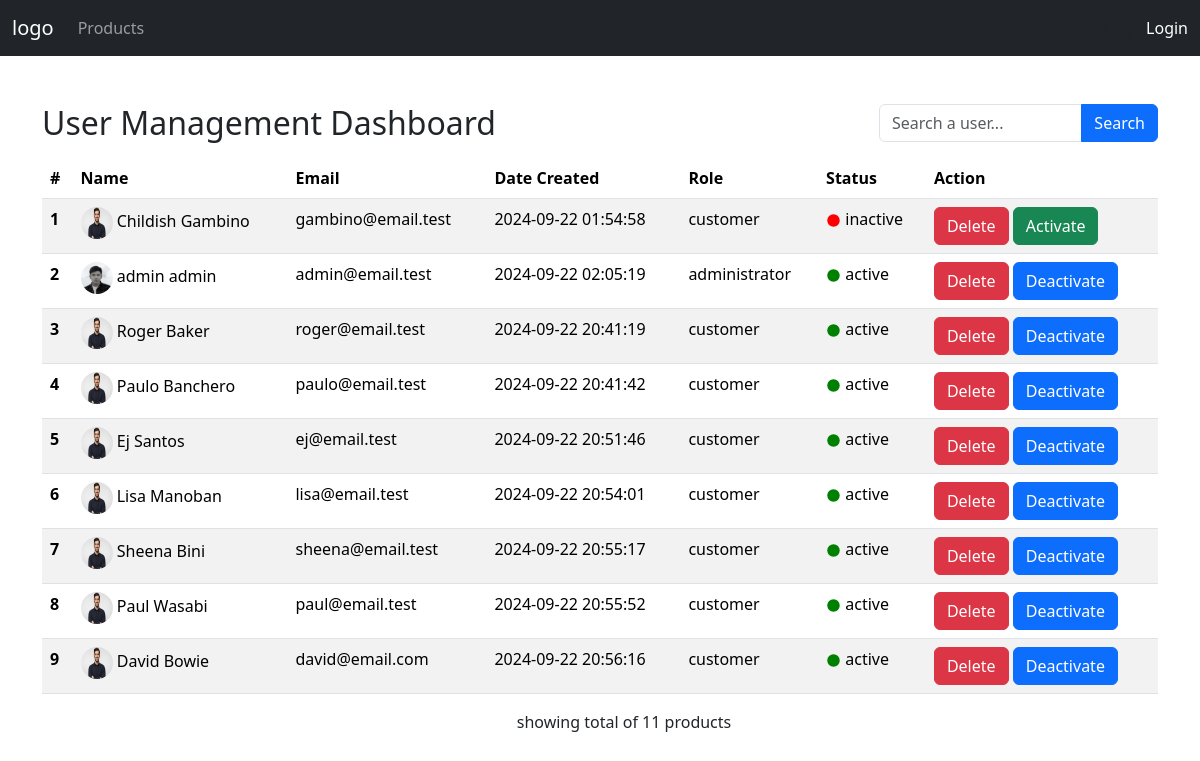
/userAdminDashboard.php, run on the app's committed database.
### tables this page shows
CREATE TABLE `users` (
  `ID` int NOT NULL,
  `user_image` varchar(255) DEFAULT NULL,
  `email` varchar(255) NOT NULL,
  `password` varchar(255) NOT NULL,
  `first_name` varchar(255) DEFAULT NULL,
  `last_name` varchar(255) DEFAULT NULL,
  `role` varchar(255) DEFAULT NULL,
  `status` varchar(255) DEFAULT NULL,
  `created_at` datetime NOT NULL DEFAULT CURRENT_TIMESTAMP
);

### usersController.php (called while the page is built, shortened)
<?php
class Users extends DbConnection
{
    public function getAllUsers($currentPage, $itemsPerPage,$searchTerm)
    {
        try {
            $pdo = $this->connect();
            $offset = ($currentPage - 1) * $itemsPerPage;
            if (!empty($searchTerm)) {
                $query = "SELECT *
                          FROM users
                          WHERE CONCAT(first_name,' ',last_name) LIKE :searchTerm
                          LIMIT  $offset , $itemsPerPage";
                $statement = $pdo->prepare($query);
                $statement->bindValue(':searchTerm', "%$searchTerm%", PDO::PARAM_STR);
            } else {
                $query = "SELECT *
                          FROM users
                          LIMIT $offset , $itemsPerPage";
                $statement = $pdo->prepare($query);
            }
            $statement->execute();
            $statement->debugDumpParams();
            $users = $statement->fetchAll(PDO::FETCH_ASSOC);
            return $users;
        } catch (PDOException $e) {
            echo "Users Retrieval failed" . $e->getMessage();
        }
    }
    public function totalUsers($searchTerm)
    {
        try {
            $pdo = $this->connect();
            if (!empty($searchTerm)) {
                $statement = $pdo->prepare("SELECT COUNT(*)
                                                    FROM products
                                                    WHERE product_name LIKE :searchTerm");
                $statement->bindValue(':searchTerm', "%$searchTerm%",PDO::PARAM_STR);
            } else {
                $statement = $pdo->prepare("SELECT COUNT(*)
                                     FROM products");
                                      }
            $statement->execute();
            $totalItems = $statement->fetchColumn();
            return $totalItems;
        } catch (PDOException $e) {
            echo "Selection failed" . $e->getMessage();
        }
    }
    public function getUserId($userId)
    {
        try {
            $pdo = $this->connect();
            $statement = $pdo->prepare("SELECT *
                            FROM users
                            WHERE ID = ?");
            $statement->execute([$userId]);
            $user = $statement->fetch(PDO::FETCH_ASSOC);
            return $user;
        } catch (PDOException $e) {
            echo "Product Updated successfully" . $e->getMessage();
        }
    }
    }

### userAdminDashboard.php (the view, shortened to what this page needs)
<?php
require_once 'usersController.php';
$users->startSession();
$searchTerm = isset($_GET['search']) ? $_GET['search'] : "";
$currentPage = $_GET['page'] ?? 1;
$itemsPerPage = 10;
$totalItems = $users->totalUsers($searchTerm);
$usersData = $users->getAllUsers($currentPage, $itemsPerPage, $searchTerm);
$counter = 1;
?>
<?php include_once 'components/header.php';?>
<main>
<div class="container">
<div class="d-flex justify-content-between mt-5 gap-5" >
<h2>User Management Dashboard</h2>
<form class="w-25" method="get">
    <div class="input-group mb-3 ">
        <input class="form-control" type="search" name="search" placeholder="Search a user..." required>
        <button type="submit" class="btn btn-primary text-white input-group-append" >Search</button>
    </div>
  </form>
</div>
<table class="table table-striped">
<thead>
    <tr>
      <th scope="col">#</th>
      <th scope="col">Name</th>
      <th scope="col">Email</th>
      <th scope="col">Date Created</th>
      <th scope="col">Role</th>
      <th scope="col">Status</th>
      <th scope="col">Action</th>
    </tr>
  </thead>
  <tbody>
    <?php foreach ($usersData as $user) {?>
    <tr>
      <th scope="row"><?=$counter++?></th>
      <td><img src="/uploads/<?=$user['user_image']?>" alt="Profile Image" width="32" height="32" class="rounded-circle"> <?=$user['first_name']?> <?=$user['last_name']?></td>
      <td><?=$user['email']?></td>
      <td><?=$user['created_at']?></td>
      <td><?=$user['role']?></td>
      <?php if (isset($user['status'])) {?>
      <?php if ($user['status'] === "active") {?>
        <td>
                <?=$user['status']?></td>
         <?php } elseif ($user['status'] === "inactive") {?>
          <td><svg
              style="fill:red;"
              width="15px" height="15px"
              viewBox="-1.6 -1.6 19.20 19.20"
              xmlns="http://www.w3.org/2000/svg">
              <g id="SVGRepo_bgCarrier" stroke-width="0"></g>
              <g id="SVGRepo_tracerCarrier" stroke-linecap="round" stroke-linejoin="round"></g>
              <g id="SVGRepo_iconCarrier">
                <circle cx="8" cy="8" r="8"></circle> </g></svg>
                <?=$user['status']?></td>
        <?php }?>
        <?php }?>
        <td><button class="btn btn-danger" data-bs-toggle="modal" data-bs-target="#deleteConfirmModal" data-user-id="<?=$user['ID']?>">Delete</button>
        <?php if (isset($user['status'])) {?>
          <?php if ($user['status'] === "inactive" || $user['status'] === "suspended") {?>
            <button class="btn btn-success" data-bs-toggle="modal" data-bs-target="#deactConfirmModal" data-user-id="<?=$user['ID']?>">Activate</button></td>
         <?php } else {?>
                <button class="btn btn-primary" data-bs-toggle="modal" data-bs-target="#deactConfirmModal" data-user-id="<?=$user['ID']?>">Deactivate</button></td>
        <?php }?>
         <?php }?>
        </tr>
        <?php }?>
  </tbody>
</table>
<div class="d-flex gap-5 align-items-center justify-content-center">
<p>showing total of <?=$totalItems?> products</p>
</div>
</div>
</main>
<?php include_once 'components/footer.php';?>

### components/header.php (shortened to what this page needs)
<?php
include_once 'usersController.php';
$users->startSession();
print_r($_SESSION['LoginUser']);
$user =  $users->getUserId($_SESSION['LoginUser']['ID']);
?>
<!DOCTYPE html>
<html lang="en">
<head>
    <link rel="stylesheet" href="https://cdnjs.cloudflare.com/ajax/libs/bootstrap/5.3.3/css/bootstrap.min.css" />
</head>
<body>
    <?php if ($user['role']==="administrator"):?>
        <?php include_once 'components/adminNavbar.php';?>
        <?php else:?>
        <?php include_once 'components/userNavbar.php';?>
        <?php endif; ?>

### components/userNavbar.php (shortened to what this page needs)
<?php
include_once 'usersController.php';
$users->startSession();
$user = $users->getUserId($_SESSION['LoginUser']['ID']);
?><nav class="navbar navbar-expand-sm bg-dark navbar-dark">
<div class="container-fluid">
    <a href="/" class="navbar-brand">logo</a>
    <div class="collapse navbar-collapse" id="collapsibleNavbar">
        <ul class="navbar-nav me-auto mb-2 mb-lg-0">
            <li class="nav-item">
                <a href="/" class="nav-link">Products</a>
            </li>
        </ul>
            <?php if (isset($_SESSION['LoginUser'])): ?>
            <a href="userCart.php" class="nav-link">
               </a>
            <?php else: ?>
                <a href="login.php" class="nav-link">Login</a>
            <?php endif; ?>
          <?php if (isset($_SESSION['LoginUser'])): ?>
            <a href="userCart.php" class="nav-link">
            <svg width="35px" height="35px" viewBox="0 0 24 24" fill="none" xmlns="http://www.w3.org/2000/svg">
                <g id="SVGRepo_bgCarrier" stroke-width="0"></g>
                <g id="SVGRepo_tracerCarrier" stroke-linecap="round" stroke-linejoin="round"></g>
                <g id="SVGRepo_iconCarrier">
                <path d="M6.29977 5H21L19 12H7.37671M20 16H8L6 3H3M9 20C9 20.5523 8.55228 21 8 21C7.44772 21 7 20.5523 7 20C7 19.4477 7.44772 19 8 19C8.55228 19 9 19.4477 9 20ZM20 20C20 20.5523 19.5523 21 19 21C18.4477 21 18 20.5523 18 20C18 19.4477 18.4477 19 19 19C19.5523 19 20 19.4477 20 20Z" stroke="#000000" stroke-width="2" stroke-linecap="round" stroke-linejoin="round"></path> </g></svg></a>
            <div class="dropdown text-end ">
          <a href="#" id="dropdownToggle" class="d-block link-body-emphasis text-decoration-none dropdown-toggle  text-white mx-2" data-bs-toggle="dropdown" aria-expanded="true">
          <img src="/uploads/<?=$user['user_image']?>" alt="Profile Image" width="32" height="32" class="rounded-circle">
          <?=$user['first_name']?> <?=$user['last_name']?>
        </a>
          <ul id="dropdownMenu" class="dropdown-menu text-small " style="position: absolute; inset: 0px auto auto 0px; margin: 0px; transform: translate3d(0px, 34px, 0px);" data-popper-placement="bottom-start">
            <li><a class="dropdown-item" href="profile.php">Profile</a></li>
            <li><a class="dropdown-item" href="#">Settings</a></li>
            <li><hr class="dropdown-divider"></li>
            <li><a class="dropdown-item" href="logout.php">Sign out</a></li>
          </ul>
        </div>
            <!-- <div class="d-flex align-items-center gap-2">
            <a href="profile.php" class="nav-link text-white "> </a>
            </div> -->
        <?php else:?>
            <a href="login.php" class="text-end text-decoration-none text-white">Login</a>
        <?php endif; ?>
    </div>
</div>
</nav>

### components/footer.php (shortened to what this page needs)
</body>
</html>

### data on the page
users: user_image (picture), first_name "Childish", last_name "Gambino", email "gambino@email.test", created_at "2024-09-22 01:54:58", role "customer", status "inactive"
users: user_image (picture), first_name "admin", last_name "admin", email "admin@email.test", created_at "2024-09-22 02:05:19", role "administrator", status "active"
users: user_image (picture), first_name "Roger", last_name "Baker", email "roger@email.test", created_at "2024-09-22 20:41:19", role "customer", status "active"
users: user_image (picture), first_name "Paulo", last_name "Banchero", email "paulo@email.test", created_at "2024-09-22 20:41:42", role "customer", status "active"
users: user_image (picture), first_name "Ej", last_name "Santos", email "ej@email.test", created_at "2024-09-22 20:51:46", role "customer", status "active"
users: user_image (picture), first_name "Lisa", last_name "Manoban", email "lisa@email.test", created_at "2024-09-22 20:54:01", role "customer", status "active"
users: user_image (picture), first_name "Sheena", last_name "Bini", email "sheena@email.test", created_at "2024-09-22 20:55:17", role "customer", status "active"
users: user_image (picture), first_name "Paul", last_name "Wasabi", email "paul@email.test", created_at "2024-09-22 20:55:52", role "customer", status "active"
users: user_image (picture), first_name "David", last_name "Bowie", email "david@email.com", created_at "2024-09-22 20:56:16", role "customer", status "active"

### other printed values
$totalItems "11"
